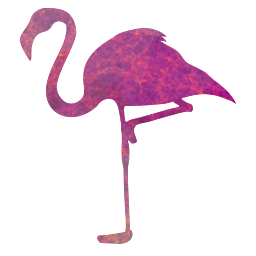
#> input picture Visualisations/InterpolateStars/flamingo_logo.png, 256 x 256 px
$ python plot_frames.py 100 3 flamingo_logo.png 3
#> lines starting #> are read from the running program, lines starting #| are printed output that depends on the picture
import sys

import astropy.cosmology
import matplotlib
import matplotlib.pyplot as plt
import numpy as np

box_size = int(sys.argv[1])
n_part = int(sys.argv[2])
run = sys.argv[3]
n_frame = int(sys.argv[4])

sim_name = f'L{box_size:04d}N{n_part:04d}/{run}/'
# TODO: Set dir
output_dir = f'/snap8/scratch/dp004/dc-mcgi1/movies/flamingo/stars_sw/{sim_name}/'

# TODO: Make sure this matches with generated frames
zmin = 0
zmax = 15
a_range = np.linspace(1.0 / (1 + zmax), 1.0, n_frame)
z_range = 1.0 / a_range - 1.0

for i_frame in range(n_frame):
    print(f'Plotting frame: {i_frame}')
    z = z_range[i_frame]

    fig, ax = plt.subplots(figsize=(16, 9))

    try:
        # Load mapdata, cut to create 16:9 video
        mapdata = np.load(f'{output_dir}/stars_{i_frame:04d}.npz')['surfdens']
        i_cut = mapdata.shape[0] * 7 // 32
        mapdata = mapdata[:, i_cut:-i_cut]

        dmax = mapdata.max()
        dmin = 1.0e-9 * dmax
        mapdata[mapdata < dmin] = dmin
        mapdata[mapdata > dmin] = dmax
        mapdata = matplotlib.colors.LogNorm(vmin=dmin, vmax=dmax)(mapdata)

        star_map = plt.get_cmap('gist_gray')
        mapdata = star_map(mapdata.T)

        ax.imshow(mapdata, origin="lower")
    except FileNotFoundError:
        black = black_image = np.zeros((9, 16, 3), dtype=np.uint8)
        ax.imshow(black, origin="lower")

    cosmo = astropy.cosmology.FlatLambdaCDM(H0=68.1, Om0=0.306)
    age = cosmo.age(z).value
    time_label = f'Universe Age: {age:.2f} Gyr'
    ax.text(0.02, 0.05, time_label, color="w", transform = ax.transAxes, fontsize='x-large')
    ax.text(0.85, 0.08, "FLAMINGO", color="w", transform = ax.transAxes, fontsize='large')
    ax.text(0.85, 0.04, "Virgo Consortium", color="w", transform = ax.transAxes, fontsize='large')
    ax.axis("off")

    plt.tight_layout(pad=0)

    logo = plt.imread("flamingo_logo.png")
#> logo is the input picture: shape (256, 256, 4) float32; mean R, G, B, A 0.818, 0.627, 0.747, 0.196
    ax1 = fig.add_axes([0.92,0.02,0.08,0.1])
    ax1.imshow(logo)
    ax1.axis('off')

    plt.savefig(f'{output_dir}/frame_{i_frame:04d}.png', dpi=240)
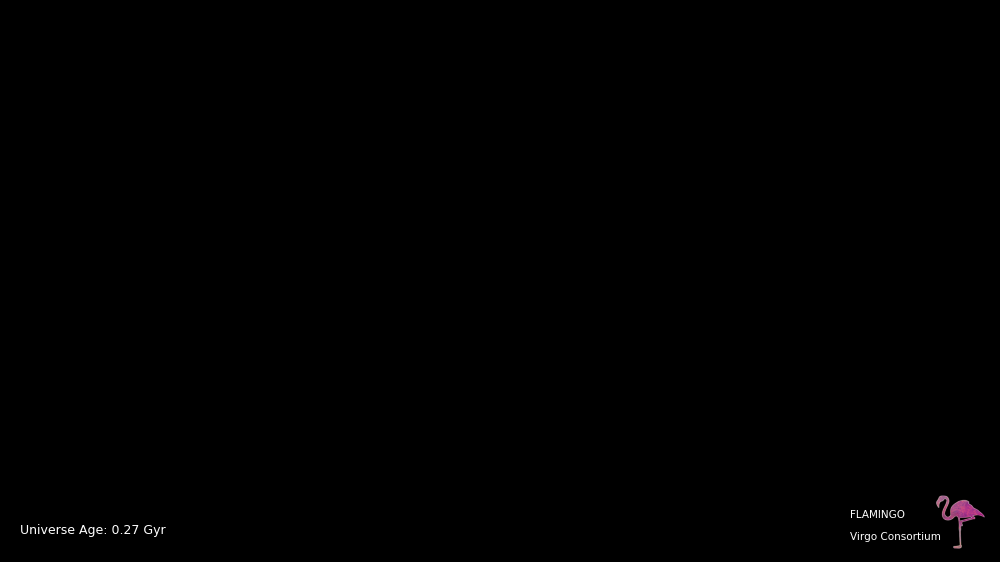
#> figure drawn by matplotlib, 2 panels
    fig.clear()
    plt.close(fig)
